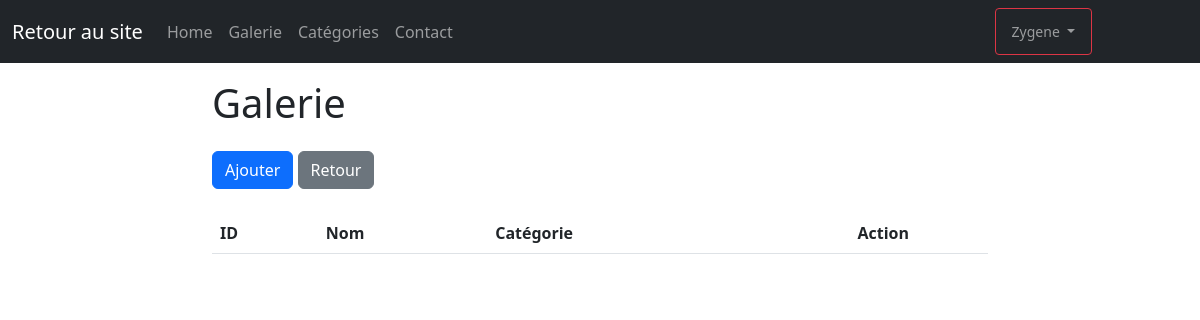
Page /admin/products.php (signed in) on the earlier database version.
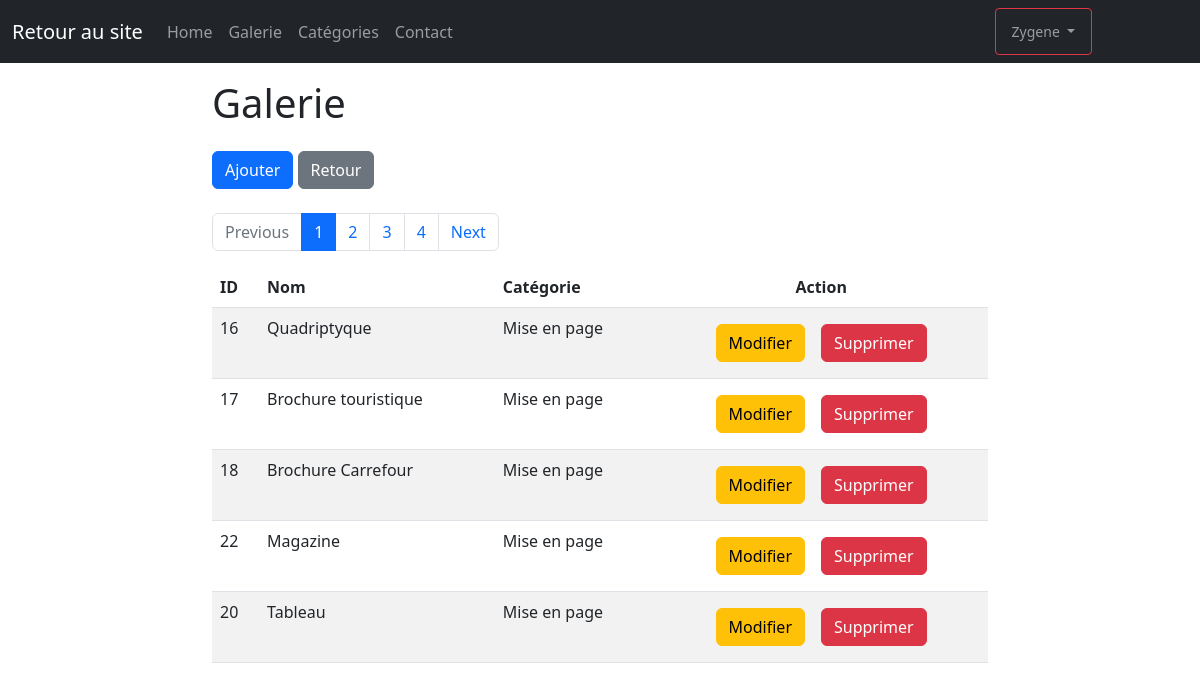
Same page on the later database version.
### tables this page shows
CREATE TABLE IF NOT EXISTS `products` (
  `id` int NOT NULL AUTO_INCREMENT,
  `title` varchar(100) NOT NULL,
  `description` text NOT NULL,
  `date` date NOT NULL,
  `cover` varchar(255) DEFAULT NULL,
  `id_categorie` int NOT NULL,
  PRIMARY KEY (`id`),
  KEY `id_categorie` (`id_categorie`) USING BTREE
);

CREATE TABLE IF NOT EXISTS `categorie` (
  `id` int NOT NULL AUTO_INCREMENT,
  `nom` varchar(255) NOT NULL,
  `description` text NOT NULL,
  PRIMARY KEY (`id`)
);

### admin/products.php (the view, shortened to what this page needs)
<?php
    require "../connexion.php";
    $limit= 5;
    $reqcount = $bdd->query("SELECT * FROM products");
    $count = $reqcount->rowCount();
    $nbpage = ceil($count/$limit);
?>
<!DOCTYPE html>
<html lang="fr">
<head>
    <link rel="stylesheet" href="../bootstrap/css/bootstrap.min.css">
</head>
<body>
    <?php
        include("partials/header.php");
    ?>
    <div class="container col-8">
        <div class="mb-3">
            <h1 class="my-3">Galerie</h1>
            <div>
                <a href="addProduct.php" class="btn btn-primary my-2">Ajouter</a>
                <a href="dashboard.php" class="btn btn-secondary">Retour</a>
            </div>
        </div>
        <?php
            if(isset($_GET['page']))
            {
                $pg = $_GET['page'];
            }else{
                $pg = 1;
            }
            $offset=($pg-1)*$limit;
            if($count > $limit)
            {
                echo '<ul class="pagination">';
                    if($pg>1)
                    {
                        echo '<li class="page-item">';
                            echo '<a  href="products.php?page='.($pg-1).'" class="page-link">Previous</a>';
                        echo '</li>';
                    }else{
                        echo '<li class="page-item disabled">';
                            echo '<a  href="products.php?page='.($pg-1).'" class="page-link">Previous</a>';
                        echo '</li>';
                    }
                    for($cpt=1; $cpt<=$nbpage; $cpt++)
                    {
                        if($cpt == $pg)
                        {
                            echo '<li class="page-item"><a class="page-link active" href="products.php?page='.$cpt.'">'.$cpt.'</a></li>';
                        }else{
                            echo '<li class="page-item"><a class="page-link" href="products.php?page='.$cpt.'">'.$cpt.'</a></li>';
                        }
                    }
                    if($pg!=$nbpage && $pg<$nbpage)
                    {
                        echo '<li class="page-item">';
                            echo '<a  href="products.php?page='.($pg+1).'" class="page-link">Next</a>';
                        echo '</li>';
                    }else{
                        echo '<li class="page-item disabled">';
                            echo '<a  href="products.php?page='.($pg+1).'" class="page-link">Next</a>';
                        echo '</li>';
                    }
                echo '</ul>';
            }
        ?>
        <table class="table table-striped">
            <thead>
                <tr>
                    <th>ID</th>
                    <th>Nom</th>
                    <th>Catégorie</th>
                    <th class="text-center">Action</th>
                </tr>
            </thead>
            <tbody>
                <?php
                    $req = $bdd->prepare("SELECT products.id as gid, products.title as gnom, categorie.nom as cnom FROM products INNER JOIN categorie ON products.id_categorie = categorie.id LIMIT :offset, :mylimit");
                    $req->bindParam(':offset',$offset, PDO::PARAM_INT);
                    $req->bindParam(":mylimit", $limit, PDO::PARAM_INT);
                    $req->execute();
                    while($don = $req->fetch())
                    {
                        echo "<tr>";
                            echo "<td>".$don['gid']."</td>";
                            echo "<td>".$don['gnom']."</td>";
                            echo "<td>".$don['cnom']."</td>";
                            echo "<td class='text-center'>";
                                echo "<a href='updateProduct.php?id=".$don['gid']."' class='btn btn-warning m-2'>Modifier</a>";
                                echo "<a href='products.php?delete=".$don['gid']."' class='btn btn-danger m-2'>Supprimer</a>";
                            echo "</td>";
                        echo "</tr>";
                    }
                ?>
            </tbody>
        </table>
    </div>
</body>
</html>

### admin/partials/header.php (shortened to what this page needs)
<nav class="navbar navbar-expand-lg bg-dark navbar-dark">
    <div class="container-fluid">
        <a class="navbar-brand" href="../index.php">Retour au site</a>
        <div class="collapse navbar-collapse" id="navbarNavDropdown">
            <ul class="navbar-nav">
                <li class="nav-item">
                    <a class="nav-link" href="dashboard.php">Home</a>
                </li>
                <li class="nav-item">
                    <a class="nav-link" href="products.php">Galerie</a>
                </li>
                <li class="nav-item">
                    <a class="nav-link" href="categorie.php">Catégories</a>
                </li>
                <li class="nav-item">
                    <a class="nav-link" href="contact.php">Contact</a>
                </li>
            </ul>
            <ul class="navbar-nav ms-auto me-5">
                <li class="btn btn-outline-danger btn-sm nav-item dropdown me-5">
                    <a class="nav-link dropdown-toggle" href="#" role="button" data-bs-toggle="dropdown" aria-expanded="false">
                        <?= $_SESSION['login'] ?>
                    </a>
                </li>
            </ul>
        </div>
    </div>
    </nav>

Differences in the rows shown:
added products: id "16", title "Quadriptyque", id_categorie.nom "Mise en page"
added products: id "17", title "Brochure touristique", id_categorie.nom "Mise en page"
added products: id "18", title "Brochure Carrefour", id_categorie.nom "Mise en page"
added products: id "22", title "Magazine", id_categorie.nom "Mise en page"
added products: id "20", title "Tableau", id_categorie.nom "Mise en page"
Other differences:
text now shown: "Previous Next"
new list line: "1"
new list line: "2"
new list line: "3"
new list line: "4"
